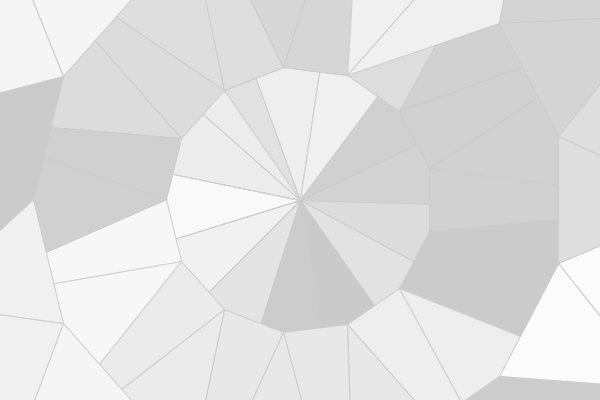
Frame 1 (no input)
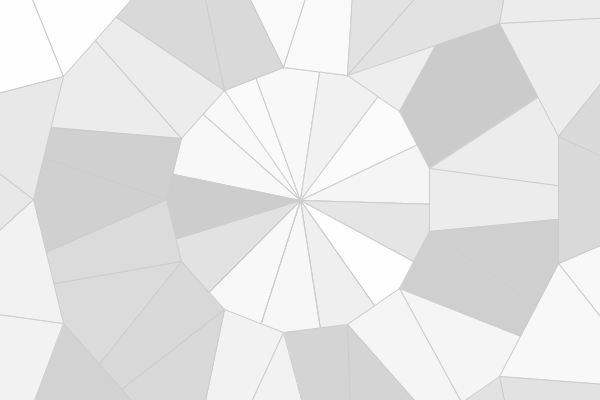
Frame 60 (the mouse pressed at the canvas centre just before this capture)
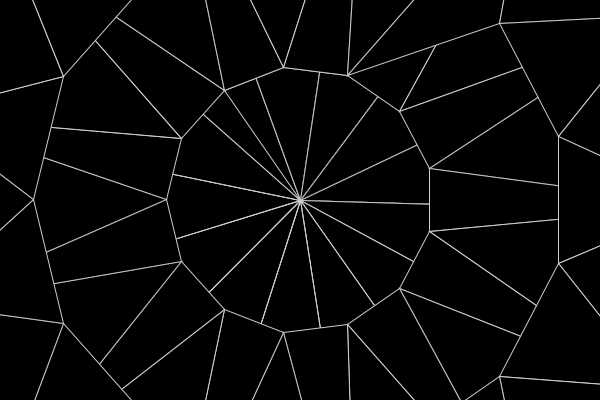
Frame 120 (the mouse held since frame 60 and released just before this capture)

The Processing sketch that drew these frames (run headless with seeded random() and noise(); from frame 60 on, the mouse is pressed at the canvas centre):

// Processing sketch: processing_9515
// ── processing_9515.pde

/**
 * TRIANGLE_STRIP Mode
 * by Ira Greenberg. 
 * 
 * Generate a closed ring using vertex() 
 * function and beginShape(TRIANGLE_STRIP)
 * mode. outerRad and innerRad variables 
 * control ring's outer/inner radii respectively.
 * Trig functions generate ring.
 
 
 *    Übungsaufgabe an der FH-Mainz
 *    Siimple Modifikation von vorhanden Beispielen
 *    von Paul Schneider 
 *
 *    betreut von: fjenett 20071010
 */     
 
void setup() {
size(600, 400);
background(204);
smooth();
frameRate(5);
}

void draw () {
int x = width/2;
int y = height/2;
float outerRad = min(width, height) * 1;
float innerRad = outerRad * 0.9;
float px = 0, py = 0, angle = 0;
float pts = 26;
float rot = 360.0/pts;
beginShape(TRIANGLE_STRIP); 
for (int ii = 0; ii < 4; ii++) {
  for (int i = 0; i < pts; i++) {
    if (mousePressed) {
      fill(0);
    }else{
      fill(random(200,255));
    }
    px = x + cos(radians(angle))*outerRad;
    py = y + sin(radians(angle))*outerRad;
    angle += rot;
    vertex(px+i, py+i);
    px = x + cos(radians(angle))*innerRad;
    py = y + sin(radians(angle))*innerRad;
    stroke(204);
    
    vertex(px, py); 

    angle += rot;
  }
  
  pts -=5;
  innerRad = outerRad * ii/3;
}

endShape();
}
